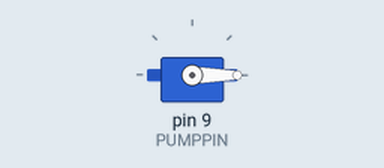
The sketch below on a simulated Arduino Uno, built with avr-gcc and run on an emulated ATmega328P. On the bench: servo.

Above: at 0.05 s.
At 4.0 s:
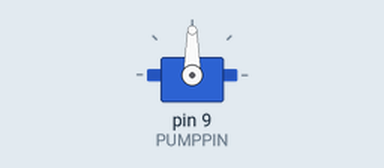
Timing chart, 0 to 5.2 s (numbered marks = the images above):
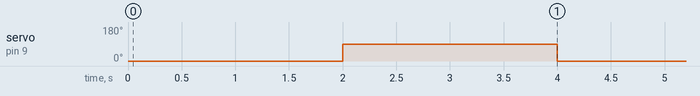

Measured:
- by itself, servo on pin 9 (PUMPPIN): alternates 90° for 2.0 s and 0° for 2.0 s

The sketch:

pompe.ino
```cpp
#include <Servo.h>

Servo pump;

#define PUMPPIN 9
#define WAITTIME 2000

void setup() {
  // put your setup code here, to run once:
  pump.attach(PUMPPIN);
}

void loop() {
  // put your main code here, to run repeatedly:
  pump.write(0);
  delay(WAITTIME);
  pump.write(90);
  delay(WAITTIME);
}
```
